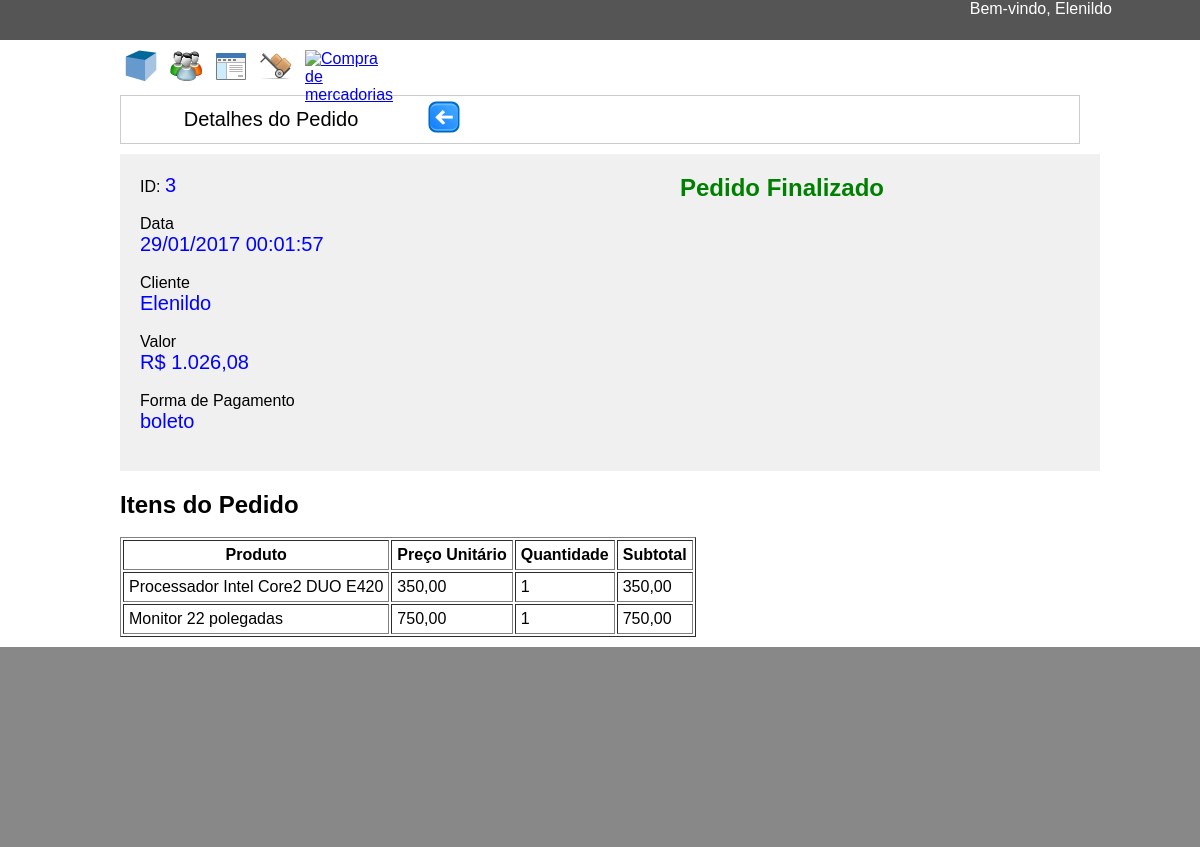
The app's page /admin/det_pedido.php?id=3 (signed in) with its own data.
### tables this page shows
CREATE TABLE `pedidos` (
  `id` bigint(20) UNSIGNED NOT NULL,
  `id_cliente` int(11) NOT NULL,
  `data` timestamp NOT NULL DEFAULT CURRENT_TIMESTAMP,
  `subtotal` float NOT NULL,
  `frete` float NOT NULL,
  `desconto` float NOT NULL,
  `total` float NOT NULL,
  `status` varchar(10) NOT NULL,
  `formapg` varchar(10) NOT NULL
);

CREATE TABLE `clientes` (
  `id` bigint(20) UNSIGNED NOT NULL,
  `email` varchar(128) NOT NULL,
  `nome` varchar(64) NOT NULL,
  `sobrenome` varchar(64) NOT NULL,
  `senha` varchar(32) NOT NULL,
  `ativo` tinyint(1) NOT NULL DEFAULT '1',
  `data` timestamp NOT NULL DEFAULT CURRENT_TIMESTAMP,
  `cpf` varchar(14) NOT NULL,
  `celular` varchar(15) NOT NULL,
  `telefone` varchar(15) NOT NULL,
  `cep` varchar(10) NOT NULL,
  `rua` varchar(128) NOT NULL,
  `numero` varchar(6) NOT NULL,
  `bairro` varchar(128) NOT NULL,
  `cidade` varchar(64) NOT NULL,
  `uf` varchar(2) NOT NULL
);

CREATE TABLE `item_pedido` (
  `id` bigint(20) UNSIGNED NOT NULL,
  `id_pedido` int(11) NOT NULL,
  `id_produto` int(11) NOT NULL,
  `preco` float NOT NULL,
  `quantidade` int(11) NOT NULL
);

CREATE TABLE `produtos` (
  `id` bigint(20) UNSIGNED NOT NULL,
  `nome` varchar(32) NOT NULL,
  `descricao` varchar(64) NOT NULL,
  `preco` float NOT NULL,
  `estoque` int(11) NOT NULL,
  `detalhes` text NOT NULL,
  `imagem` varchar(32) NOT NULL,
  `destaque` tinyint(1) NOT NULL,
  `id_sub` int(11) NOT NULL
);

### admin/det_pedido.php (the view, shortened to what this page needs)
<!DOCTYPE html>
<?php include_once "../inc_conexao.php"; ?>
<html>
	<head>
		<link rel="stylesheet" href="css/estilo_adm.css">
	</head>
	<body>
		<?php
			$id = $_GET["id"];
			$sql = "SELECT p.* , c.nome as nome
			FROM pedidos p, clientes c
			WHERE p.id=$id";
			$resultado = mysqli_query($conexao, $sql);
			$registro = mysqli_fetch_assoc($resultado);
			$data = $registro["data"];
			$cliente = $registro["nome"];
			$status = $registro["status"];
			$total = $registro["total"];
			$formapg = $registro["formapg"];
		?>
		<div class="container">
			<div class="navbar_adm">
				<div style="float:left; width:300px; padding-top:12px;">
					<span>Detalhes do Pedido</span>
				</div>
				<div class="barra_btn">
					<a href="pedidos.php"><img src="img/voltar.png" title="Voltar"></a>
				</div>
			</div>
		</div>
		<div class="container">
			<div class="detalhe">
				<div style="width: 540px; float: left;">
					<label>ID: </label>
					<span><?php if(isset($id))echo $id ?></span><br><br>
					<label>Data</label><br>
					<span><?php echo date('d/m/Y H:m:i',strtotime($data)) ?></span><br><br>
					<label>Cliente</label><br>
					<span><?php echo $cliente; ?></span><br><br>
					<label>Valor</label><br>
					<span>R$ <?php echo number_format($total,'2',',','.') ?></span><br><br>
					<label>Forma de Pagamento</label><br>
					<span><?php echo $formapg ?></span><br><br>
				</div>
				<div style="width: 300px; float: left; ">
				<?php
					if($status == "Pendente"):
				?>
					<a href="?id=<?=$id?>&acao=Finalizado" onclick="return confirm('Deseja finalizar esta venda?')"><h2>Finalizar Pedido</h2></a>
					<br>
					<a href="?id=<?=$id?>&acao=Cancelado" onclick="return confirm('Deseja cancelar esta venda?')"><h2>Cancelar Pedido</h2></a>
				<?php else: ?>
					<h2 <?php echo ($status == 'Finalizado')? 'style="color:green"' :'style="color:red"' ?> >Pedido <?= $status ?><h2>
				<?php endif; ?>
				</div>
			</div>
			<div style="float: left; padding-top: 20px; padding-bottom: 10px;">
				<?php
					$sql = "SELECT p.nome as nome, p.id as idp, i.*
									FROM produtos p, item_pedido i
									WHERE i.id_pedido = {$id} and i.id_produto = p.id";
					$itens = mysqli_query($conexao, $sql);
					$qtd = mysqli_num_rows($itens);
					if($qtd > 0){
						echo "<h2>Itens do Pedido</h2><br>";
						echo "<table border='1' cellpadding='5'><tr><th>Produto</th><th>Preço Unitário</th><th>Quantidade</th><th>Subtotal</th></tr>";
						while($reg = mysqli_fetch_assoc($itens)){
							$preco = number_format($reg['preco'],'2',',','.');
							$subtotal = number_format(($reg['preco'] * $reg['quantidade']),'2',',','.');
							$quantidade = $reg['quantidade'];
							echo "<tr><td>{$reg['nome']}</td><td>{$preco}</td><td>{$quantidade}</td><td>{$subtotal}</td></tr>";
						}
						echo "</table>";
					}
				?>
			</div>
		</div>
	</body>
</html>

### admin/css/estilo_adm.css (style rules this page uses)
* { margin:0; font-family: Arial }
.container { margin:0 auto; width:80%; margin-top:10px; margin-bottom:10px; }
.barra_topo { width:100%; height:40px; background-color:#555; margin-bottom:5px; }
.barra_adm { margin:0 auto; width:80%; height:40px; }
.barra_btn { width:35px; height:35px; padding:5px; float:left; }
.navbar_adm { text-align:center; border:1px solid #ccc; font-size:20px; height:47px; }
.rodape { width:100%; height:200px; background-color:#888; float:left; }
.detalhe { width:940px; padding:20px; background-color:#f0f0f0; float:left; }
.detalhe span { font-size:20px; color:blue; }

### records on screen
pedidos: data "29/01/2017 00:01:57", total "1.026,08", formapg "boleto", status "Finalizado"
clientes: nome "Elenildo"
item_pedido: id_produto.nome "Processador Intel Core2 DUO E420", preco "350,00", quantidade "1", subtotal "350,00"
item_pedido: id_produto.nome "Monitor 22 polegadas", preco "750,00", quantidade "1", subtotal "750,00"

### other values on screen
$id "3"
